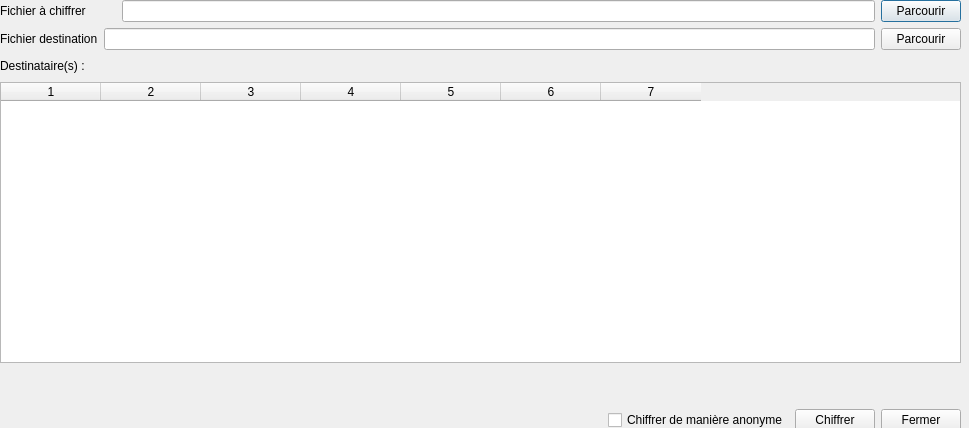
<?xml version="1.0" encoding="UTF-8"?>
<ui version="4.0">
 <class>FileSignAndEncryption</class>
 <widget class="QDialog" name="FileSignAndEncryption">
  <property name="geometry">
   <rect>
    <x>0</x>
    <y>0</y>
    <width>969</width>
    <height>428</height>
   </rect>
  </property>
  <property name="windowTitle">
   <string>Dialog</string>
  </property>
  <widget class="QWidget" name="layoutWidget">
   <property name="geometry">
    <rect>
     <x>0</x>
     <y>0</y>
     <width>961</width>
     <height>431</height>
    </rect>
   </property>
   <layout class="QVBoxLayout" name="verticalLayout_5">
    <item>
     <layout class="QHBoxLayout" name="horizontalLayout_21">
      <item>
       <widget class="QLabel" name="pathLabel2">
        <property name="minimumSize">
         <size>
          <width>116</width>
          <height>0</height>
         </size>
        </property>
        <property name="maximumSize">
         <size>
          <width>116</width>
          <height>16777215</height>
         </size>
        </property>
        <property name="text">
         <string>Fichier à chiffrer</string>
        </property>
       </widget>
      </item>
      <item>
       <widget class="QLineEdit" name="sourceFileEdit2"/>
      </item>
      <item>
       <widget class="QPushButton" name="browseButton2">
        <property name="text">
         <string>Parcourir</string>
        </property>
       </widget>
      </item>
     </layout>
    </item>
    <item>
     <layout class="QHBoxLayout" name="horizontalLayout_22">
      <item>
       <widget class="QLabel" name="outputLabel2">
        <property name="text">
         <string>Fichier destination</string>
        </property>
       </widget>
      </item>
      <item>
       <widget class="QLineEdit" name="destinationFileEdit2"/>
      </item>
      <item>
       <widget class="QPushButton" name="outputButton2">
        <property name="text">
         <string>Parcourir</string>
        </property>
       </widget>
      </item>
     </layout>
    </item>
    <item>
     <layout class="QHBoxLayout" name="horizontalLayout_23">
      <item>
       <widget class="QLabel" name="destinationLabel2">
        <property name="maximumSize">
         <size>
          <width>116</width>
          <height>16777215</height>
         </size>
        </property>
        <property name="text">
         <string>Destinataire(s) : </string>
        </property>
       </widget>
      </item>
      <item>
       <spacer name="horizontalSpacer2">
        <property name="orientation">
         <enum>Qt::Horizontal</enum>
        </property>
        <property name="sizeType">
         <enum>QSizePolicy::Expanding</enum>
        </property>
        <property name="sizeHint" stdset="0">
         <size>
          <width>87</width>
          <height>20</height>
         </size>
        </property>
       </spacer>
      </item>
     </layout>
    </item>
    <item>
     <widget class="QTableWidget" name="tableWidgetRecipient2">
      <property name="alternatingRowColors">
       <bool>true</bool>
      </property>
      <property name="selectionMode">
       <enum>QAbstractItemView::ExtendedSelection</enum>
      </property>
      <property name="selectionBehavior">
       <enum>QAbstractItemView::SelectRows</enum>
      </property>
      <property name="sortingEnabled">
       <bool>true</bool>
      </property>
      <property name="columnCount">
       <number>7</number>
      </property>
      <column/>
      <column/>
      <column/>
      <column/>
      <column/>
      <column/>
      <column/>
     </widget>
    </item>
    <item>
     <spacer name="verticalSpacer_9">
      <property name="orientation">
       <enum>Qt::Vertical</enum>
      </property>
      <property name="sizeType">
       <enum>QSizePolicy::Fixed</enum>
      </property>
      <property name="sizeHint" stdset="0">
       <size>
        <width>20</width>
        <height>10</height>
       </size>
      </property>
     </spacer>
    </item>
    <item>
     <layout class="QHBoxLayout" name="horizontalLayout_24">
      <item>
       <widget class="QLabel" name="warningLabel2">
        <property name="palette">
         <palette>
          <active>
           <colorrole role="WindowText">
            <brush brushstyle="SolidPattern">
             <color alpha="255">
              <red>212</red>
              <green>22</green>
              <blue>22</blue>
             </color>
            </brush>
           </colorrole>
          </active>
          <inactive>
           <colorrole role="WindowText">
            <brush brushstyle="SolidPattern">
             <color alpha="255">
              <red>212</red>
              <green>22</green>
              <blue>22</blue>
             </color>
            </brush>
           </colorrole>
          </inactive>
          <disabled>
           <colorrole role="WindowText">
            <brush brushstyle="SolidPattern">
             <color alpha="255">
              <red>133</red>
              <green>133</green>
              <blue>133</blue>
             </color>
            </brush>
           </colorrole>
          </disabled>
         </palette>
        </property>
        <property name="text">
         <string/>
        </property>
        <property name="alignment">
         <set>Qt::AlignCenter</set>
        </property>
       </widget>
      </item>
     </layout>
    </item>
    <item>
     <spacer name="verticalSpacer_10">
      <property name="orientation">
       <enum>Qt::Vertical</enum>
      </property>
      <property name="sizeType">
       <enum>QSizePolicy::Fixed</enum>
      </property>
      <property name="sizeHint" stdset="0">
       <size>
        <width>20</width>
        <height>10</height>
       </size>
      </property>
     </spacer>
    </item>
    <item>
     <layout class="QHBoxLayout" name="horizontalLayout_25">
      <item>
       <spacer name="horizontalSpacer2_2">
        <property name="orientation">
         <enum>Qt::Horizontal</enum>
        </property>
        <property name="sizeHint" stdset="0">
         <size>
          <width>40</width>
          <height>20</height>
         </size>
        </property>
       </spacer>
      </item>
      <item>
       <widget class="QCheckBox" name="anonymousCheckBox2">
        <property name="text">
         <string>Chiffrer de manière anonyme</string>
        </property>
       </widget>
      </item>
      <item>
       <widget class="QPushButton" name="okButton2">
        <property name="text">
         <string>Chiffrer</string>
        </property>
       </widget>
      </item>
      <item>
       <widget class="QPushButton" name="exitButton2">
        <property name="text">
         <string>Fermer</string>
        </property>
       </widget>
      </item>
     </layout>
    </item>
   </layout>
  </widget>
 </widget>
 <resources/>
 <connections/>
</ui>
